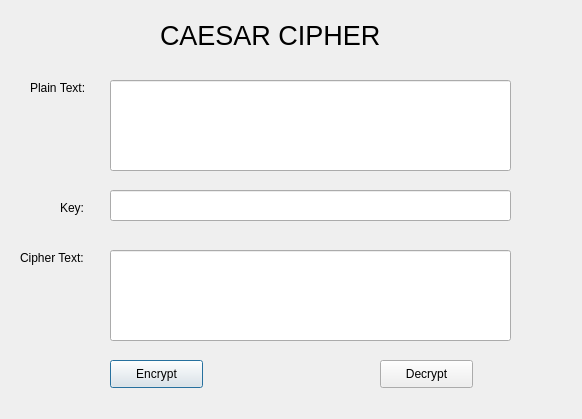
<?xml version="1.0" encoding="UTF-8"?>
<ui version="4.0">
 <class>Dialog</class>
 <widget class="QDialog" name="Dialog">
  <property name="geometry">
   <rect>
    <x>0</x>
    <y>0</y>
    <width>582</width>
    <height>419</height>
   </rect>
  </property>
  <property name="windowTitle">
   <string>CAESAR CIPHER</string>
  </property>
  <widget class="QLabel" name="label">
   <property name="geometry">
    <rect>
     <x>30</x>
     <y>80</y>
     <width>61</width>
     <height>16</height>
    </rect>
   </property>
   <property name="text">
    <string>Plain Text:</string>
   </property>
  </widget>
  <widget class="QLabel" name="label_2">
   <property name="geometry">
    <rect>
     <x>20</x>
     <y>250</y>
     <width>81</width>
     <height>16</height>
    </rect>
   </property>
   <property name="text">
    <string>Cipher Text:</string>
   </property>
  </widget>
  <widget class="QLineEdit" name="lineEdit">
   <property name="geometry">
    <rect>
     <x>110</x>
     <y>80</y>
     <width>401</width>
     <height>91</height>
    </rect>
   </property>
  </widget>
  <widget class="QLineEdit" name="lineEdit_2">
   <property name="geometry">
    <rect>
     <x>110</x>
     <y>250</y>
     <width>401</width>
     <height>91</height>
    </rect>
   </property>
  </widget>
  <widget class="QLabel" name="label_3">
   <property name="geometry">
    <rect>
     <x>60</x>
     <y>200</y>
     <width>55</width>
     <height>16</height>
    </rect>
   </property>
   <property name="text">
    <string>Key:</string>
   </property>
  </widget>
  <widget class="QLineEdit" name="lineEdit_3">
   <property name="geometry">
    <rect>
     <x>110</x>
     <y>190</y>
     <width>401</width>
     <height>31</height>
    </rect>
   </property>
  </widget>
  <widget class="QLabel" name="label_4">
   <property name="geometry">
    <rect>
     <x>160</x>
     <y>10</y>
     <width>271</width>
     <height>51</height>
    </rect>
   </property>
   <property name="font">
    <font>
     <family>Arial</family>
     <pointsize>20</pointsize>
    </font>
   </property>
   <property name="autoFillBackground">
    <bool>true</bool>
   </property>
   <property name="lineWidth">
    <number>4</number>
   </property>
   <property name="text">
    <string>CAESAR CIPHER</string>
   </property>
  </widget>
  <widget class="QPushButton" name="pushButton">
   <property name="geometry">
    <rect>
     <x>110</x>
     <y>360</y>
     <width>93</width>
     <height>28</height>
    </rect>
   </property>
   <property name="text">
    <string>Encrypt</string>
   </property>
  </widget>
  <widget class="QPushButton" name="pushButton_2">
   <property name="geometry">
    <rect>
     <x>380</x>
     <y>360</y>
     <width>93</width>
     <height>28</height>
    </rect>
   </property>
   <property name="text">
    <string>Decrypt</string>
   </property>
  </widget>
 </widget>
 <resources/>
 <connections/>
</ui>
